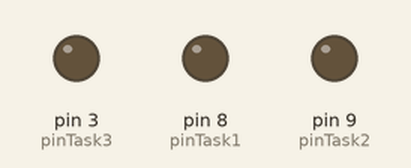
Recording of a sketch running on a simulated Arduino Uno, built with avr-gcc and run on an emulated ATmega328P. On the bench: output pins drawn as LEDs (lit = HIGH).

Above: at 0.05 s.
At 2.92 s:
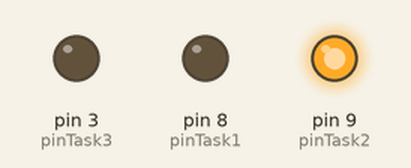
Timing chart, 0 to 3.2 s (numbered marks = the images above):
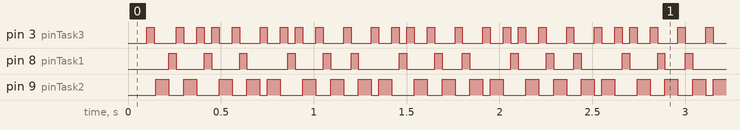

The sketch:

ex1.ino
```cpp
// Pin assignments
const int pinTask1 = 8;
const int pinTask2 = 9;
const int pinTask3 = 3;

// Timing configuration (ms)
const unsigned long Tp1 = 200;
const unsigned long Tp2 = 150;
const unsigned long Tp3 = 100;

const unsigned int Td1 = 40;
const unsigned int Td2 = 70;
const unsigned int Td3 = 40;  // Adjust this if needed later

// Last execution timestamps
unsigned long tLast1 = 0;
unsigned long tLast2 = 0;
unsigned long tLast3 = 0;

// Simulates CPU workload by blocking for eatTime ms
void do_eat_msec(unsigned int eatTime) {
  while (eatTime > 10) {
    delayMicroseconds(10000);
    eatTime -= 10;
  }
  delayMicroseconds(eatTime * 1000);
}

void setup() {
  pinMode(pinTask1, OUTPUT);
  pinMode(pinTask2, OUTPUT);
  pinMode(pinTask3, OUTPUT);
}

void loop() {
  unsigned long now = millis();

  // Task 1
  if ((unsigned long)(now - tLast1) >= Tp1) {
    tLast1 += Tp1;
    digitalWrite(pinTask1, HIGH);
    do_eat_msec(Td1);
    digitalWrite(pinTask1, LOW);
  }

  // Task 2
  if ((unsigned long)(now - tLast2) >= Tp2) {
    tLast2 += Tp2;
    digitalWrite(pinTask2, HIGH);
    do_eat_msec(Td2);
    digitalWrite(pinTask2, LOW);
  }

  // Task 3
  if ((unsigned long)(now - tLast3) >= Tp3) {
    tLast3 += Tp3;
    digitalWrite(pinTask3, HIGH);
    do_eat_msec(Td3);
    digitalWrite(pinTask3, LOW);
  }
}
```

Measured:
- by itself, pin 3 (pinTask3): moves between LOW and HIGH, repeating every 1.1 s
- by itself, pin 8 (pinTask1), pin 9 (pinTask2): moves between LOW and HIGH, repeating every 0.60 s
